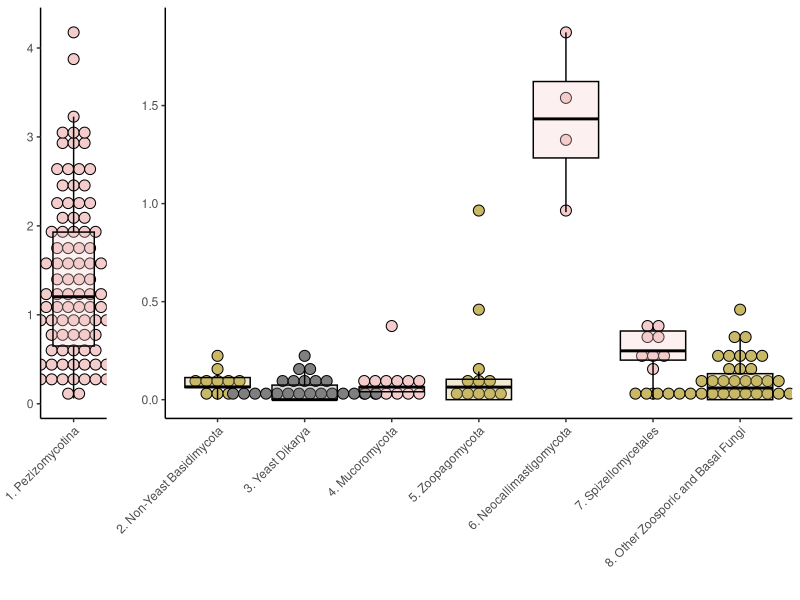
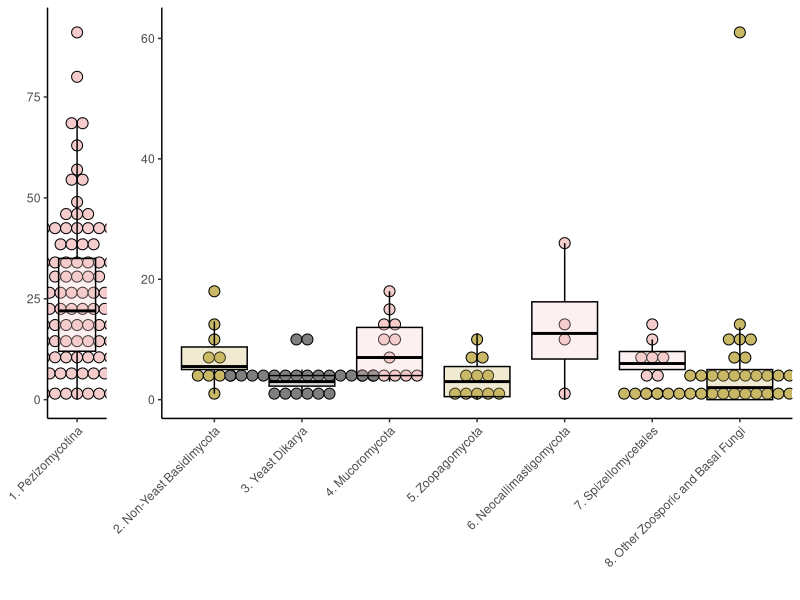
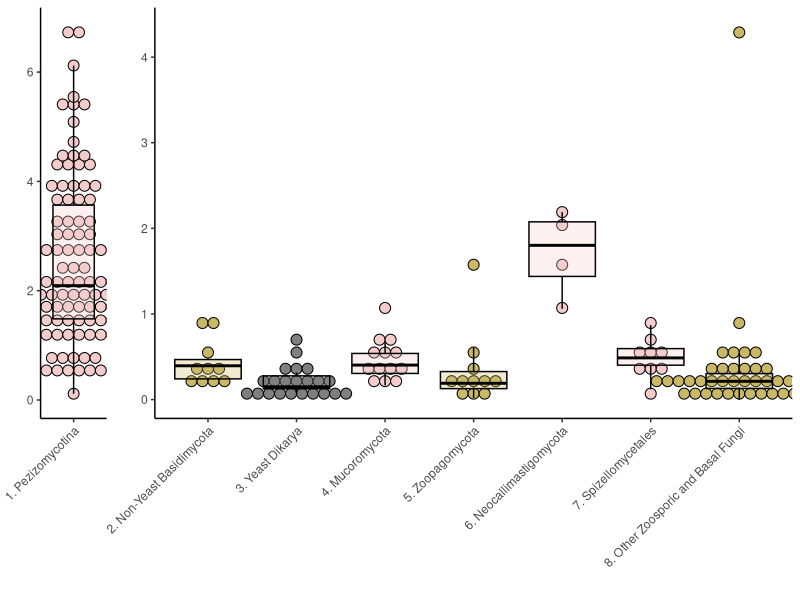

These figures' R source, in order:
library(ggplot2)
library(cowplot)

dat <- read.table("Boxplot_Inputs.txt", header=T, sep='\t')
# GCA     Phylum_or_Clade Complete_BGC_Count      BGCome_Size     Strict_NRPS_or_PKSome_Size      Color   Grid

colors <- c('#F4CCCC', '#c9b967', '#737373')
names(colors) <- c('haploid-dominant', 'polyploid-dominant', 'variable')


dat.pez <- dat[dat$Grid == '1 Pez',]
dat.oth <- dat[dat$Grid == '2 other',]


png("Strict_NRPS_or_PKSome_Size.png", res=600, units='in', height=4, width=12)
g1 <- ggplot(dat.pez, aes(x=Phylum_or_Clade, y=Strict_NRPS_or_PKSome_Size)) + geom_dotplot(show.legend=F, aes(fill=Color), stackgroups=TRUE, binaxis='y', stackdir='center', dotsize=0.9, binpositions='all') + theme_classic() + theme(axis.text.x = element_text(angle = 45, vjust = 1, hjust=1)) + xlab("") + ylab("") + theme(legend.position='bottom') + scale_fill_manual(values=colors) + geom_boxplot(color='black', aes(fill=Color), alpha=0.3, outlier.shape=NA, show.legend=F)
g2 <- ggplot(dat.oth, aes(x=Phylum_or_Clade, y=Strict_NRPS_or_PKSome_Size)) + geom_dotplot(aes(fill=Color), stackgroups=TRUE, binaxis='y', stackdir='center', dotsize=0.9, binpositions='all', show.legend=F) + theme_classic() + theme(axis.text.x = element_text(angle = 45, vjust = 1, hjust=1)) + xlab("") + ylab("") + theme(legend.position='bottom') + scale_fill_manual(values=colors) + geom_boxplot(color='black', aes(fill=Color), alpha=0.3, outlier.shape=NA, show.legend=F)
plot_grid(g1, g2, align='h', ncol=2, rel_widths=c(1,6))
dev.off()


png("Complete_BGC_Counts.png", res=600, units='in', height=4, width=12)
g1 <- ggplot(dat.pez, aes(x=Phylum_or_Clade, y=Complete_BGC_Count)) + geom_dotplot(show.legend=F, aes(fill=Color), stackgroups=TRUE, binaxis='y', stackdir='center', dotsize=0.9, binpositions='all') + theme_classic() + theme(axis.text.x = element_text(angle = 45, vjust = 1, hjust=1)) + xlab("") + ylab("") + theme(legend.position='bottom') + scale_fill_manual(values=colors) + geom_boxplot(color='black', aes(fill=Color), alpha=0.3, outlier.shape=NA, show.legend=F)
g2 <- ggplot(dat.oth, aes(x=Phylum_or_Clade, y=Complete_BGC_Count)) + geom_dotplot(aes(fill=Color), stackgroups=TRUE, binaxis='y', stackdir='center', dotsize=0.9, binpositions='all', show.legend=F) + theme_classic() + theme(axis.text.x = element_text(angle = 45, vjust = 1, hjust=1)) + xlab("") + ylab("") + theme(legend.position='bottom') + scale_fill_manual(values=colors) + geom_boxplot(color='black', aes(fill=Color), alpha=0.3, outlier.shape=NA, show.legend=F)
plot_grid(g1, g2, align='h', ncol=2, rel_widths=c(1,6))
dev.off()


png("BGCome_Sizes.png", res=600, units='in', height=4, width=12)
g1 <- ggplot(dat.pez, aes(x=Phylum_or_Clade, y=BGCome_Size)) + geom_dotplot(show.legend=F, aes(fill=Color), stackgroups=TRUE, binaxis='y', stackdir='center', dotsize=0.9, binpositions='all') + theme_classic() + theme(axis.text.x = element_text(angle = 45, vjust = 1, hjust=1)) + xlab("") + ylab("") + theme(legend.position='bottom') + scale_fill_manual(values=colors) + geom_boxplot(color='black', aes(fill=Color), alpha=0.3, outlier.shape=NA, show.legend=F)
g2 <- ggplot(dat.oth, aes(x=Phylum_or_Clade, y=BGCome_Size)) + geom_dotplot(aes(fill=Color), stackgroups=TRUE, binaxis='y', stackdir='center', dotsize=0.9, binpositions='all', show.legend=F) + theme_classic() + theme(axis.text.x = element_text(angle = 45, vjust = 1, hjust=1)) + xlab("") + ylab("") + theme(legend.position='bottom') + scale_fill_manual(values=colors) + geom_boxplot(color='black', aes(fill=Color), alpha=0.3, outlier.shape=NA, show.legend=F)
plot_grid(g1, g2, align='h', ncol=2, rel_widths=c(1,6))
#ggsave(file="BGCome_Sizes.svg", plot=pg, height=4, width=12)
dev.off()
